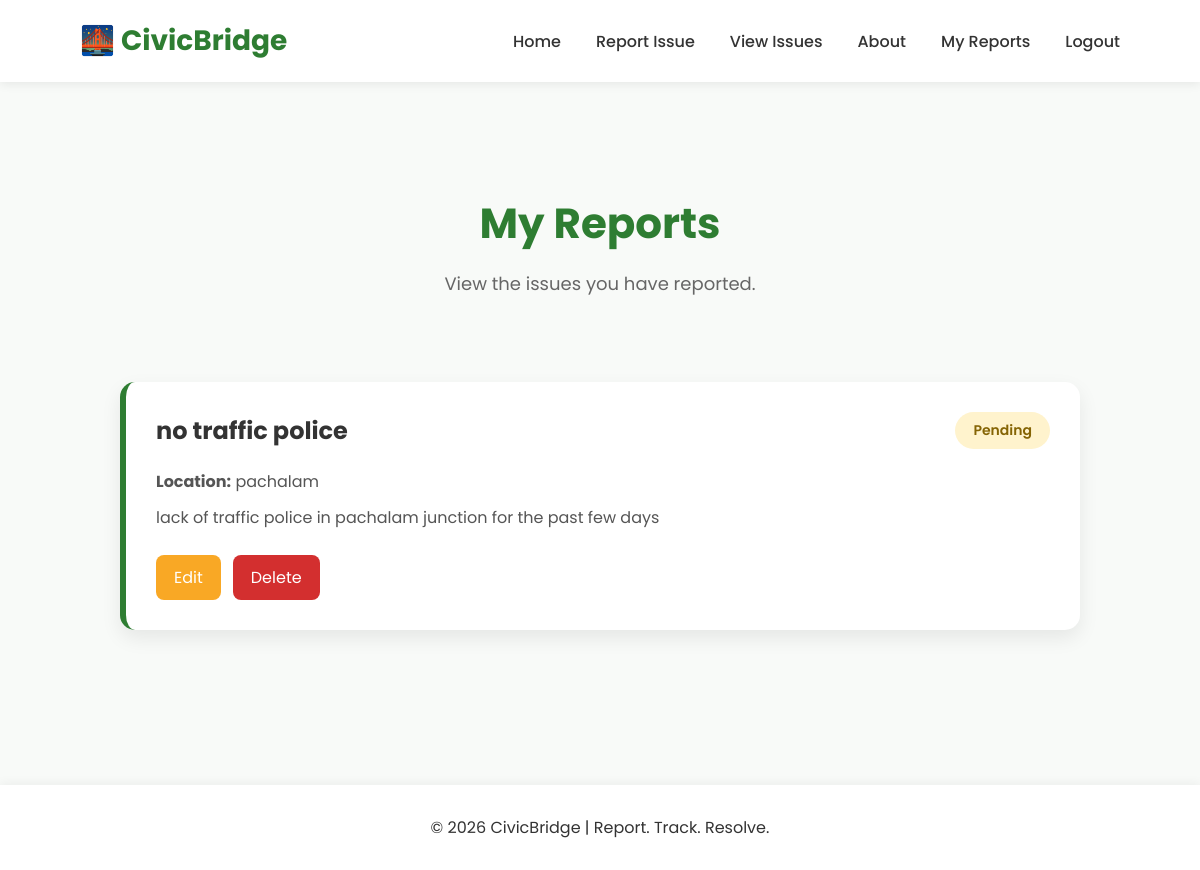
Page /my-reports (signed in) on the earlier database version.
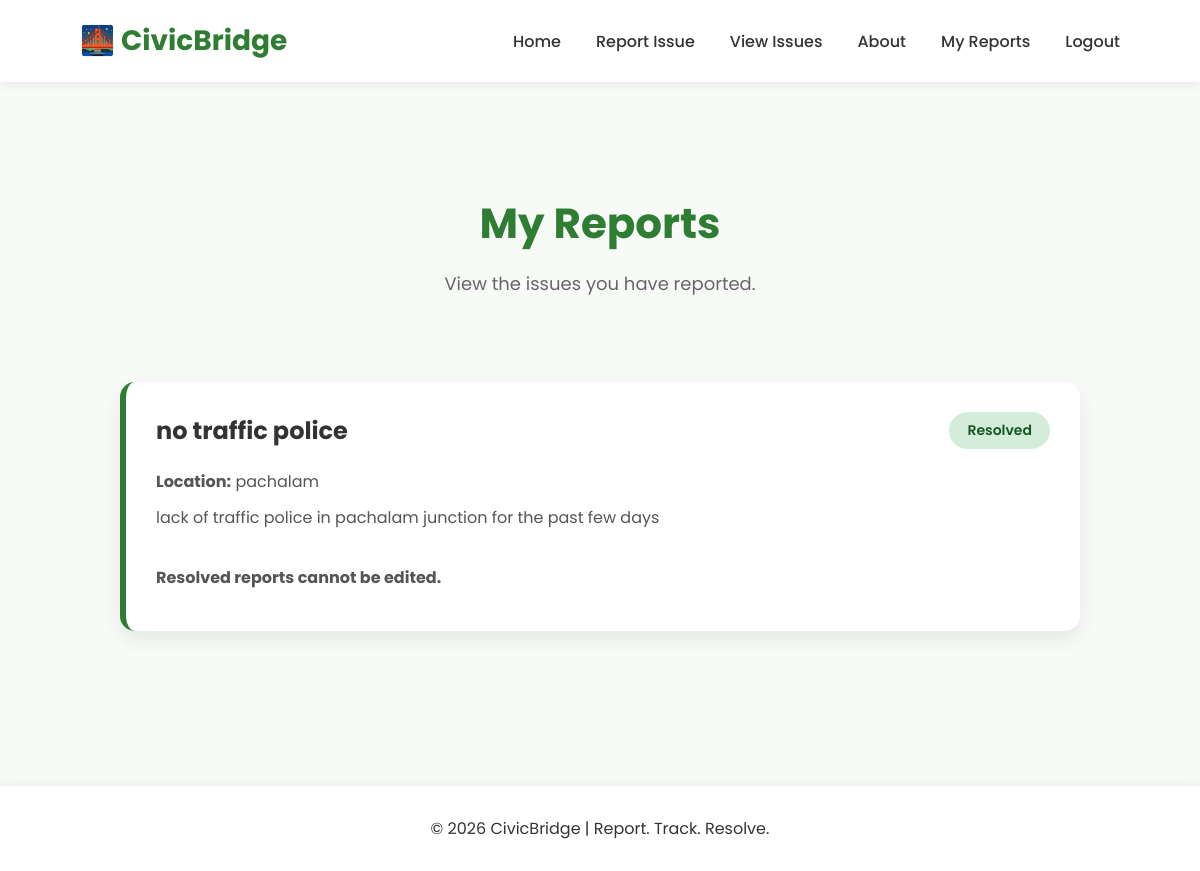
Same page on the later database version.
### tables this page shows
CREATE TABLE reports (
    id INTEGER PRIMARY KEY AUTOINCREMENT,
    name TEXT,
    location TEXT,
    title TEXT,
    description TEXT
, status TEXT, username TEXT);

### app/app.py (the view)
@app.route("/my-reports")
def my_reports():
    if "username" not in session:
        flash("Please log in to view your reports.")
        return redirect(url_for("login"))
    conn = sqlite3.connect("civicbridge.db")
    cursor = conn.cursor()
    cursor.execute(
        "SELECT * FROM reports WHERE username=?",
        (session["username"],)
    )
    reports = cursor.fetchall()
    conn.close()
    return render_template("my_reports.html", reports=reports)

### app/templates/my_reports.html
{% extends "base.html" %}
{% block content %}
<section class="issues-header">
    <h1>My Reports</h1>
    <p>View the issues you have reported.</p>
</section>
<section class="issues-container">
    {% if reports %}
        {% for report in reports %}
            <div class="issue-card">
                <div class="issue-top">
                    <h2>{{ report[3] }}</h2>
                    <span class="status {{ report[5]|lower }}">
                        {{ report[5] }}
                    </span>
                </div>
                <p><strong>Location:</strong> {{ report[2] }}</p>
                <p>{{ report[4] }}</p>
                <div class="issue-actions">
                {% if report[5] == "Pending" %}
                <a href="/edit/{{ report[0] }}" class="btn-edit">Edit</a>
                <a href="/delete/{{ report[0] }}" class="btn-delete">Delete</a>
                {% else %}
                    <p><strong>Resolved reports cannot be edited.</strong></p>
                {% endif %}
                </div>
            </div>
        {% endfor %}
    {% else %}
        <p>You haven't reported any issues yet.</p>
    {% endif %}
</section>
{% endblock %}

### app/templates/base.html (shortened to what this page needs)
<!DOCTYPE html>
<html lang="en">
<head>
    <link rel="stylesheet"
          href="{{ url_for('static', filename='style.css') }}">
</head>
<body>
<header>
    <nav class="navbar">
        <div class="logo">
            🌉 <span>CivicBridge</span>
        </div>
        <ul class="nav-links">
    <li><a href="/">Home</a></li>
    <li><a href="/report">Report Issue</a></li>
    <li><a href="/issues">View Issues</a></li>
    <li><a href="/about">About</a></li>
    {% if session.get("username") %}
        <li><a href="/my-reports">My Reports</a></li>
        <li><a href="/logout">Logout</a></li>
    {% else %}
        <li><a href="/register">Register</a></li>
        <li><a href="/login">Login</a></li>
    {% endif %}
</ul>
    </nav>
</header>
<main>
    {% block content %}
    {% endblock %}
</main>
<footer>
    <p>© 2026 CivicBridge | Report. Track. Resolve.</p>
</footer>
</body>
</html>

### app/static/style.css (style rules this page uses)
* { margin:0; padding:0; box-sizing:border-box; }
body { font-family:'Poppins',sans-serif; background:#f8faf8; color:#333; }
.navbar { display:flex; justify-content:space-between; align-items:center; padding:20px 80px; background:#ffffff; box-shadow:0 2px 10px rgba(0,0,0,0.08); }
.logo { font-size:28px; font-weight:700; color:#2e7d32; }
.nav-links { display:flex; list-style:none; gap:35px; }
.nav-links a { text-decoration:none; color:#333; font-weight:500; transition:0.3s; }
main { padding:50px 80px; }
footer { text-align:center; padding:30px; background:#ffffff; margin-top:60px; box-shadow:0 -2px 10px rgba(0,0,0,0.05); }
.status { display:inline-block; padding:8px 18px; border-radius:30px; font-size:14px; font-weight:600; }
.resolved { background:#d4edda; color:#155724; }
.issues-header { padding:60px 0 30px; text-align:center; }
.issues-header h1 { font-size:42px; color:#2e7d32; margin-bottom:15px; }
.issues-header p { color:#666; font-size:18px; margin-bottom:35px; }
.issue-card { background:white; padding:30px; border-radius:15px; border-left:6px solid #2e7d32; box-shadow:0 8px 20px rgba(0,0,0,0.08); margin-bottom:25px; transition:0.3s; }
.issue-top { display:flex; justify-content:space-between; align-items:center; margin-bottom:20px; }
.issue-card p { color:#555; margin:10px 0; line-height:1.6; }
.issue-actions { display:flex; gap:12px; margin-top:25px; flex-wrap:wrap; }
.issues-container { max-width:1000px; margin:0 auto; padding:20px; }

Differences in the rows shown:
changed reports "no traffic police": status "Pending" → "Resolved"; status "Edit Delete" → "Resolved reports cannot be edited."
